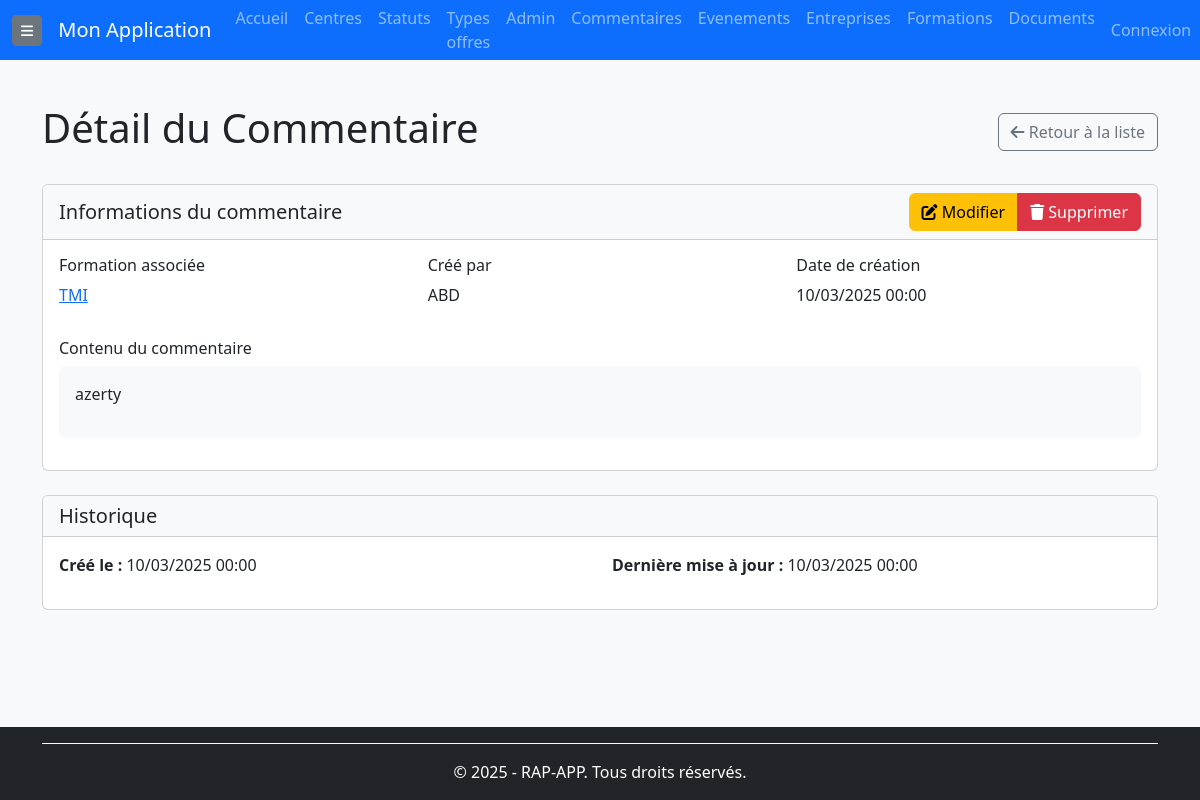
Page /commentaires/6/ (signed in) on the committed database.
### rap_app/models/commentaires.py (models this page shows, shortened)
class Commentaire(BaseModel):
    formation = models.ForeignKey(Formation, on_delete=models.CASCADE, related_name="commentaires", verbose_name="Formation")
    utilisateur = models.ForeignKey(User, on_delete=models.CASCADE, blank=True, null=True, related_name="commentaires", verbose_name="Utilisateur associé")
    contenu = models.TextField(verbose_name="Contenu du commentaire")
    saturation = models.PositiveIntegerField(null=True, blank=True,verbose_name="Niveau de saturation (%)")
    class Meta:
        verbose_name = "Commentaire"
        verbose_name_plural = "Commentaires"
        ordering = ['formation', '-created_at']
        indexes = [
            models.Index(fields=['created_at']),
            models.Index(fields=['formation']),
        ]

### rap_app/models/formations.py (models this page shows, shortened)
class Formation(BaseModel):
    nom = models.CharField(max_length=255, verbose_name="Nom de la formation")
    centre = models.ForeignKey(Centre, on_delete=models.CASCADE, related_name='formations', verbose_name="Centre de formation")
    type_offre = models.ForeignKey(TypeOffre, on_delete=models.CASCADE, related_name="formations", verbose_name="Type d'offre")
    statut = models.ForeignKey(Statut, on_delete=models.CASCADE, related_name="formations", verbose_name="Statut de la formation")
    start_date = models.DateField(null=True, blank=True, verbose_name="Date de début")
    end_date = models.DateField(null=True, blank=True, verbose_name="Date de fin")
    num_kairos = models.CharField(max_length=50, null=True, blank=True, verbose_name="Numéro Kairos")
    num_offre = models.CharField(max_length=50, null=True, blank=True, verbose_name="Numéro de l'offre")
    num_produit = models.CharField(max_length=50, null=True, blank=True, verbose_name="Numéro du produit")
    prevus_crif = models.PositiveIntegerField(default=0, verbose_name="Places prévues CRIF")
    prevus_mp = models.PositiveIntegerField(default=0, verbose_name="Places prévues MP")
    inscrits_crif = models.PositiveIntegerField(default=0, verbose_name="Inscrits CRIF")
    inscrits_mp = models.PositiveIntegerField(default=0, verbose_name="Inscrits MP")
    assistante = models.CharField(max_length=255, null=True, blank=True, verbose_name="Assistante")
    cap = models.PositiveIntegerField(null=True, blank=True, verbose_name="Capacité maximale")
    convocation_envoie = models.BooleanField(default=False, verbose_name="Convocation envoyée")
    entresformation = models.PositiveIntegerField(default=0, verbose_name="Entrées en formation")
    nombre_candidats = models.PositiveIntegerField(default=0, verbose_name="Nombre de candidats")
    nombre_entretiens = models.PositiveIntegerField(default=0, verbose_name="Nombre d'entretiens")
    nombre_evenements = models.PositiveIntegerField(default=0, verbose_name="Nombre d'événements")
    dernier_commentaire = models.TextField(null=True, blank=True, verbose_name="Dernier commentaire")
    entreprises = models.ManyToManyField(Entreprise, related_name="formations", verbose_name="Partenaires", blank=True)
    utilisateur = models.ForeignKey(User, on_delete=models.SET_NULL, null=True, blank=True,related_name="formations_creees",verbose_name="Créé par" )
    objects = FormationManager()
    class Meta:
        verbose_name = "Formation"
        verbose_name_plural = "Formations"
        ordering = ['-start_date', 'nom']
        indexes = [
            models.Index(fields=['start_date']),
            models.Index(fields=['end_date']),
            models.Index(fields=['nom']),
        ]

### rap_app/views/commentaires_views.py (the view)
# urls.py: path('commentaires/<int:pk>/', commentaires_views.CommentaireDetailView.as_view(), name='commentaire-detail'),
class CommentaireDetailView(BaseDetailView):
    model = Commentaire
    context_object_name = 'commentaire'
    template_name = 'commentaires/commentaire_detail.html'

### rap_app/templates/commentaires/commentaire_detail.html (shortened to what this page needs)
{% extends 'base.html' %}
{% load static %}
{% block content %}
<div class="container mt-4">
    <div class="d-flex justify-content-between align-items-center mb-4">
        <h1>Détail du Commentaire</h1>
        <div>
            <a href="{% url 'commentaire-list' %}" class="btn btn-outline-secondary">
                <i class="fas fa-arrow-left"></i> Retour à la liste
            </a>
        </div>
    </div>
    <div class="card mb-4">
        <div class="card-header bg-light">
            <div class="d-flex justify-content-between align-items-center">
                <h5 class="mb-0">Informations du commentaire</h5>
                <div class="btn-group">
                    <a href="{% url 'commentaire-update' commentaire.id %}" class="btn btn-warning">
                        <i class="fas fa-edit"></i> Modifier
                    </a>
                    <a href="{% url 'commentaire-delete' commentaire.id %}" class="btn btn-danger">
                        <i class="fas fa-trash"></i> Supprimer
                    </a>
                </div>
            </div>
        </div>
        <div class="card-body">
            <div class="row mb-3">
                <div class="col-md-4">
                    <h6>Formation associée</h6>
                    <p>
                        <a href="{% url 'formation-detail' commentaire.formation.id %}">
                            {{ commentaire.formation.nom }}
                        </a>
                    </p>
                </div>
                <div class="col-md-4">
                    <h6>Créé par</h6>
                    <p>{{ commentaire.utilisateur.username|default:"Anonyme" }}</p>
                </div>
                <div class="col-md-4">
                    <h6>Date de création</h6>
                    <p>{{ commentaire.created_at|date:"d/m/Y H:i" }}</p>
                </div>
            </div>
            <div class="row mb-3">
                <div class="col-md-12">
                    <h6>Contenu du commentaire</h6>
                    <div class="p-3 bg-light rounded">
                        {{ commentaire.contenu|linebreaks }}
                    </div>
                </div>
            </div>
        </div>
    </div>
    <div class="card mt-4">
        <div class="card-header bg-light">
            <h5 class="mb-0">Historique</h5>
        </div>
        <div class="card-body">
            <div class="row">
                <div class="col-md-6">
                    <p><strong>Créé le :</strong> {{ commentaire.created_at|date:"d/m/Y H:i" }}</p>
                </div>
                <div class="col-md-6">
                    <p><strong>Dernière mise à jour :</strong> {{ commentaire.updated_at|date:"d/m/Y H:i" }}</p>
                </div>
            </div>
        </div>
    </div>
</div>
{% endblock %}

### rap_app/templates/base.html (style rules this page uses)
body { background-color: #f8f9fa; display: flex; flex-direction: column; min-height: 100vh; }

### rows in the picture
Commentaire: formation.nom "TMI", utilisateur.username "ABD", created_at "10/03/2025 00:00", contenu "azerty", updated_at "10/03/2025 00:00"
